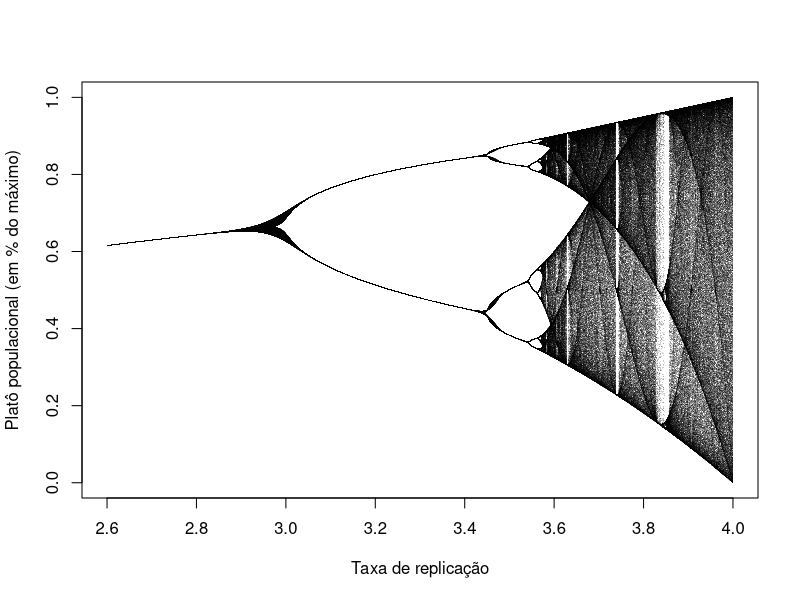

Recreate this plot in R.
# Plot a fractal

crazy_num <- function(x, r){
  return(x*r*(1-x))
}

nrank <- 100
p <- data.frame(matrix(nrow = nrank))
count <- 1

for (j in seq(2.6, 4, 0.0001)) {
  
  v <- c()
  first <- 0.2
  v[1] <- first
  
  for (i in 2:(nrank+30)) {
    v[i] <- crazy_num(first, j)
    first <- v[i]
  }
  
  p[,count] <- rev(v)[1:nrank]
  count <- count+1
}

# p <- matrix(p)
# plot(y = p, 
#      pch=".", col = rgb(0,0,0, 0.2), 
#      axes = F)

m <- as.matrix(p)
matplot(x = seq(2.6, 4, 0.0001), y = t(m),
        pch = ".", col = rgb(0,0,0, 0.2),
        ylab = "Platô populacional (em % do máximo)",
        xlab = "Taxa de replicação")

